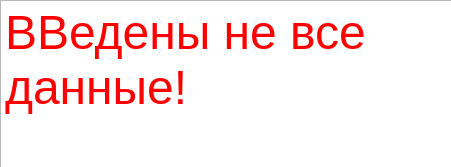
<?xml version="1.0" encoding="UTF-8"?>
<ui version="4.0">
 <class>Dialog</class>
 <widget class="QDialog" name="Dialog">
  <property name="geometry">
   <rect>
    <x>0</x>
    <y>0</y>
    <width>451</width>
    <height>167</height>
   </rect>
  </property>
  <property name="windowTitle">
   <string>Dialog</string>
  </property>
  <widget class="QTextBrowser" name="textBrowser">
   <property name="geometry">
    <rect>
     <x>0</x>
     <y>0</y>
     <width>481</width>
     <height>361</height>
    </rect>
   </property>
   <property name="html">
    <string>&lt;!DOCTYPE HTML PUBLIC &quot;-//W3C//DTD HTML 4.0//EN&quot; &quot;http://www.w3.org/TR/REC-html40/strict.dtd&quot;&gt;
&lt;html&gt;&lt;head&gt;&lt;meta name=&quot;qrichtext&quot; content=&quot;1&quot; /&gt;&lt;style type=&quot;text/css&quot;&gt;
p, li { white-space: pre-wrap; }
&lt;/style&gt;&lt;/head&gt;&lt;body style=&quot; font-family:'MS Shell Dlg 2'; font-size:7.8pt; font-weight:400; font-style:normal;&quot;&gt;
&lt;p style=&quot; margin-top:0px; margin-bottom:0px; margin-left:0px; margin-right:0px; -qt-block-indent:0; text-indent:0px;&quot;&gt;&lt;span style=&quot; font-family:'.AppleSystemUIFont'; font-size:36pt; color:#ff0000;&quot;&gt;ВВедены не все &lt;/span&gt;&lt;/p&gt;
&lt;p style=&quot; margin-top:0px; margin-bottom:0px; margin-left:0px; margin-right:0px; -qt-block-indent:0; text-indent:0px;&quot;&gt;&lt;span style=&quot; font-family:'.AppleSystemUIFont'; font-size:36pt; color:#ff0000;&quot;&gt;данные!&lt;/span&gt;&lt;/p&gt;&lt;/body&gt;&lt;/html&gt;</string>
   </property>
  </widget>
 </widget>
 <resources/>
 <connections/>
</ui>
